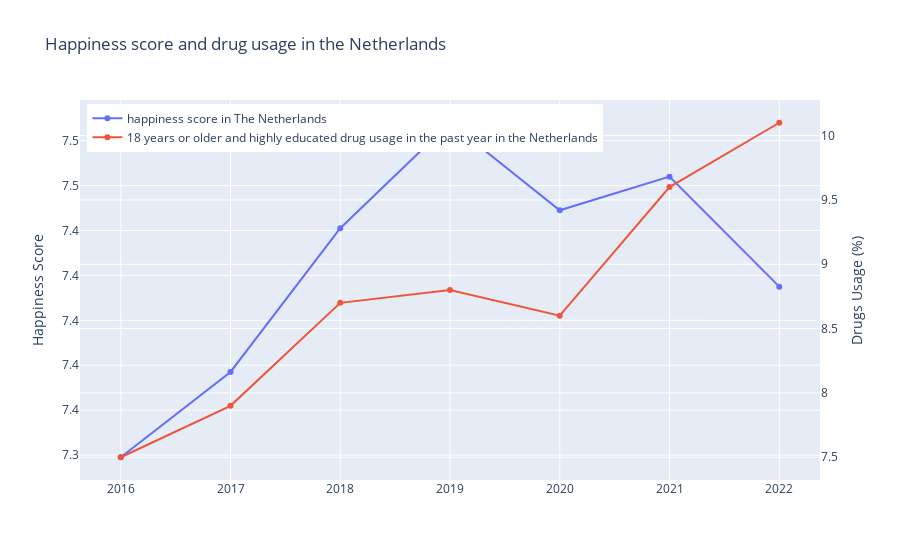

Here is the notebook cell this chart was saved with:
### Markdown cell above
Since 2016, the number of highly educated people in the Netherlands has increased by 10%(Hoogst Behaald Onderwijsniveau, 2023).  A higher education is linked to greater happiness in 2019 by Ruiu, G., by monetary aspects, among others, but also by a greater chance of getting a job, interpersonal networking and a higher degree of cosmopolitanism. Since 2016, drug use has also increased among the highly educated. This points to a correlation of 0.6 between happiness score and drug use among the highly educated. Or in other words more (of themselves happy) high educated people have started using more drugs.

### Code cell
# high_df = cbs_df.loc[cbs_df['\ufeff"Persoonskenmerken"'] == 'Leeftijd: 18 jaar of ouder']
# high_df
fig = go.Figure()

fig.add_trace(go.Scatter(
    x=np.array(happy_netherlands['Year']),
    y=np.array(happy_netherlands['Happiness Score']),
    name='happiness score in The Netherlands'
))

fig.add_trace(go.Scatter(
    x=np.array(happy_netherlands['Year']),
    y=np.array(cbs_df.loc[cbs_df['\ufeff"Persoonskenmerken"'] == 'Hoog onderwijsniveau']['Drugsgebruik, 12 jaar of ouder/Drugsgebruik totaal/Afgelopen jaar (%)']),
    name='18 years or older and highly educated drug usage in the past year in the Netherlands',
    yaxis='y2'
))

fig.update_layout(
    legend=dict(
    yanchor="top",
    y=0.99,
    xanchor="left",
    x=0.01),

    yaxis=dict(
        title='Happiness Score',
        tickformat=".1f",
        categoryorder='array',
        categoryarray= ['7.339', '7.377', '7.415', '7.441', '7.449', '7.464', '7.488']
    ),
    yaxis2=dict(
        title='Drugs Usage (%)',
        overlaying='y',
        side='right',
        categoryorder='category ascending'
    ), 
    title = "Happiness score and drug usage in the Netherlands"
)

fig.show()

### Figure 1 — Plotly figure (JSON) as saved in the notebook; plotly's stock layout.template omitted (floating-point values rounded to 4 significant figures)
{"data": [{"name": "happiness score in The Netherlands", "type": "scatter", "x": [2016, 2017, 2018, 2019, 2020, 2021, 2022], "y": [7.339, 7.377, 7.441, 7.488, 7.449, 7.464, 7.415]}, {"name": "18 years or older and highly educated drug usage in the past year in the Netherlands", "type": "scatter", "x": [2016, 2017, 2018, 2019, 2020, 2021, 2022], "y": [7.5, 7.9, 8.7, 8.8, 8.6, 9.6, 10.1], "yaxis": "y2"}], "layout": {"legend": {"x": 0.01, "xanchor": "left", "y": 0.99, "yanchor": "top"}, "title": {"text": "Happiness score and drug usage in the Netherlands"}, "yaxis": {"categoryarray": ["7.339", "7.377", "7.415", "7.441", "7.449", "7.464", "7.488"], "categoryorder": "array", "tickformat": ".1f", "title": {"text": "Happiness Score"}}, "yaxis2": {"categoryorder": "category ascending", "overlaying": "y", "side": "right", "title": {"text": "Drugs Usage (%)"}}}}
